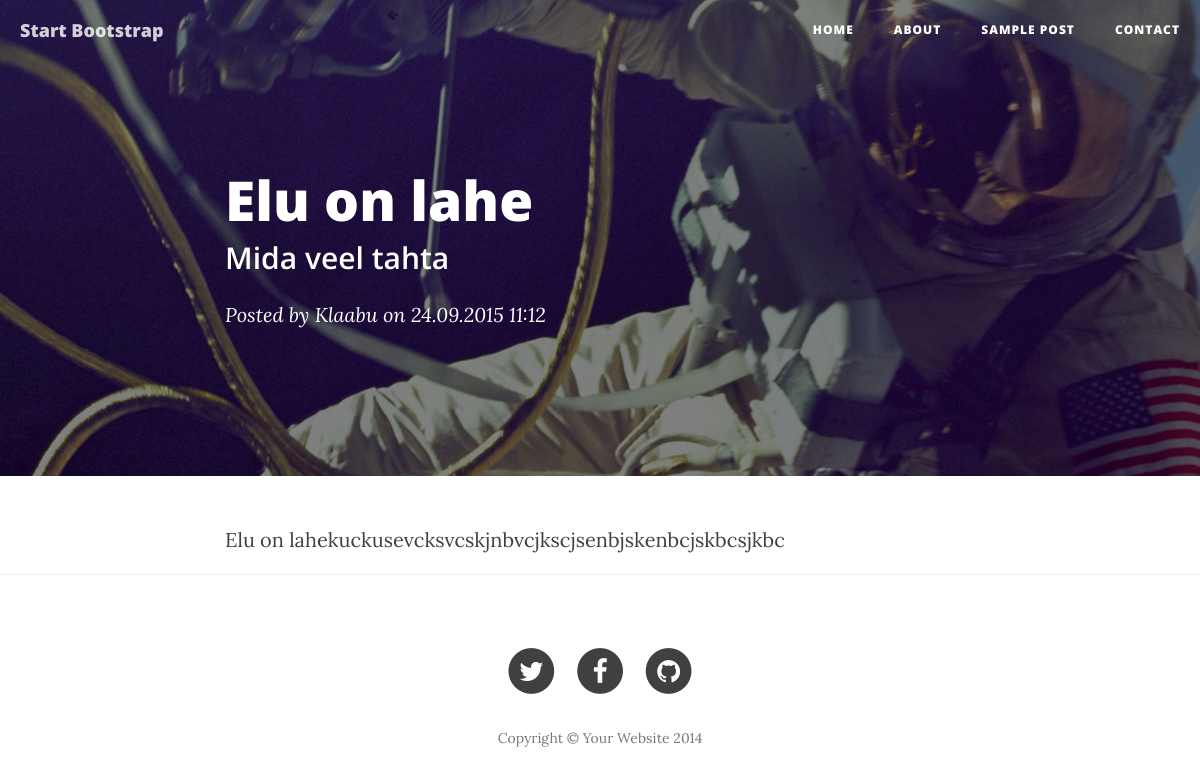
The app's page /post.php with its own data.
### tables this page shows
CREATE TABLE IF NOT EXISTS `posts` (
  `post_id` int(11) unsigned NOT NULL,
  `author_id` int(10) unsigned NOT NULL,
  `post_title` varchar(255) NOT NULL,
  `post_description` varchar(255) NOT NULL,
  `post_text` text NOT NULL,
  `post_created` datetime NOT NULL DEFAULT CURRENT_TIMESTAMP
);

CREATE TABLE IF NOT EXISTS `authors` (
  `author_id` int(11) unsigned NOT NULL,
  `author_name` varchar(255) NOT NULL
);

### post.php (the view, shortened to what this page needs)
<?php
$post_id = 1;
$db = mysqli_connect('127.0.0.1', 'root', '', 'cleanblog') or die(mysqli_error($db));
mysqli_query($db, "SET NAMES 'utf8'");
$q = mysqli_query($db, "
  SELECT *, DATE_FORMAT(post_created, '%d.%m.%Y %H:%i') post_created
  FROM posts
    NATURAL JOIN authors
  WHERE post_id=$post_id");
$post = mysqli_fetch_assoc($q);
?>
<!DOCTYPE html>
<html lang="en">
<head>
    <link href="css/bootstrap.min.css" rel="stylesheet">
    <link href="css/clean-blog.min.css" rel="stylesheet">
    <link href="http://maxcdn.bootstrapcdn.com/font-awesome/4.1.0/css/font-awesome.min.css" rel="stylesheet"
          type="text/css">
</head>
<body>
<nav class="navbar navbar-default navbar-custom navbar-fixed-top">
    <div class="container-fluid">
        <div class="navbar-header page-scroll">
            <a class="navbar-brand" href="index.html">Start Bootstrap</a>
        </div>
        <div class="collapse navbar-collapse" id="bs-example-navbar-collapse-1">
            <ul class="nav navbar-nav navbar-right">
                <li>
                    <a href="index.html">Home</a>
                </li>
                <li>
                    <a href="about.html">About</a>
                </li>
                <li>
                    <a href="post.php">Sample Post</a>
                </li>
                <li>
                    <a href="contact.html">Contact</a>
                </li>
            </ul>
        </div>
    </div>
</nav>
<header class="intro-header" style="background-image: url('img/post-bg.jpg')">
    <div class="container">
        <div class="row">
            <div class="col-lg-8 col-lg-offset-2 col-md-10 col-md-offset-1">
                <div class="post-heading">
                    <h1 class="post-title"><?=$post['post_title']?></h1>
                    <h2 class="subheading"><?=$post['post_description']?></h2>
                    <span class="meta">Posted by <a href="#"><?=$post['author_name']?></a> on <?=$post['post_created']?></span>
                </div>
            </div>
        </div>
    </div>
</header>
<article>
    <div class="container">
        <div class="row">
            <div class="col-lg-8 col-lg-offset-2 col-md-10 col-md-offset-1"><?=$post['post_title']?><?=$post['post_text']?></div>
        </div>
    </div>
</article>
<hr>
<footer>
    <div class="container">
        <div class="row">
            <div class="col-lg-8 col-lg-offset-2 col-md-10 col-md-offset-1">
                <ul class="list-inline text-center">
                    <li>
                        <a href="#">
                                <span class="fa-stack fa-lg">
                                    <i class="fa fa-circle fa-stack-2x"></i>
                                    <i class="fa fa-twitter fa-stack-1x fa-inverse"></i>
                                </span>
                        </a>
                    </li>
                    <li>
                        <a href="#">
                                <span class="fa-stack fa-lg">
                                    <i class="fa fa-circle fa-stack-2x"></i>
                                    <i class="fa fa-facebook fa-stack-1x fa-inverse"></i>
                                </span>
                        </a>
                    </li>
                    <li>
                        <a href="#">
                                <span class="fa-stack fa-lg">
                                    <i class="fa fa-circle fa-stack-2x"></i>
                                    <i class="fa fa-github fa-stack-1x fa-inverse"></i>
                                </span>
                        </a>
                    </li>
                </ul>
                <p class="copyright text-muted">Copyright &copy; Your Website 2014</p>
            </div>
        </div>
    </div>
</footer>
</body>
</html>

### records on screen
posts: post_title "Elu on lahe", post_description "Mida veel tahta", author.author_name "Klaabu", post_text "kuckusevcksvcskjnbvcjkscjsenbjskenbcjskbcsjkbc"

### other values on screen
$post['post_created'] "24.09.2015 11:12"
